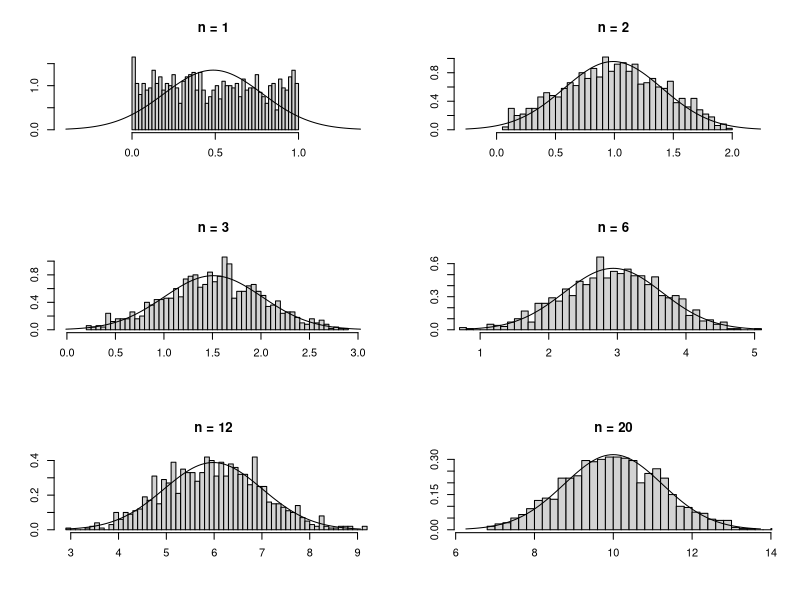

Here is the R script that generated this plot:
## ---- chunk 1
trials <- 1000

getsum <- function(n, trials) {
  sum <- rep(0, trials)
  for (i in 1:trials) {
    x <- runif(n,0,1)
    sum[i] <- sum(x)
  }
  return(sum)
}

par(mfrow=c(3,2))

n <- 1
sum <- getsum(n, trials)
hist(sum, breaks=50, xlim=c(mean(sum)-3*sd(sum),mean(sum)+3*sd(sum)), 
     prob=TRUE, xlab="", ylab="", main="n = 1")
curve(dnorm(x, mean=mean(sum), sd=sd(sum)),add=TRUE)

n <- 2
sum <- getsum(n, trials)
hist(sum, breaks=50, xlim=c(mean(sum)-3*sd(sum),mean(sum)+3*sd(sum)), 
     prob=TRUE, xlab="", ylab="", main="n = 2")
curve(dnorm(x, mean=mean(sum), sd=sd(sum)),add=TRUE)

n <- 3
sum <- getsum(n, trials)
hist(sum, breaks=50, xlim=c(mean(sum)-3*sd(sum),mean(sum)+3*sd(sum)), 
     prob=TRUE, xlab="", ylab="", main="n = 3")
curve(dnorm(x, mean=mean(sum), sd=sd(sum)),add=TRUE)

n <- 6
sum <- getsum(n, trials)
hist(sum, breaks=50, xlim=c(mean(sum)-3*sd(sum),mean(sum)+3*sd(sum)), 
     prob=TRUE, xlab="", ylab="", main="n = 6")
curve(dnorm(x, mean=mean(sum), sd=sd(sum)),add=TRUE)

n <- 12
sum <- getsum(n, trials)
hist(sum, breaks=50, xlim=c(mean(sum)-3*sd(sum),mean(sum)+3*sd(sum)), 
     prob=TRUE, xlab="", ylab="", main="n = 12")
curve(dnorm(x, mean=mean(sum), sd=sd(sum)),add=TRUE)

n <- 20
sum <- getsum(n, trials)
hist(sum, breaks=50, xlim=c(mean(sum)-3*sd(sum),mean(sum)+3*sd(sum)), 
     prob=TRUE, xlab="", ylab="", main="n = 20")
curve(dnorm(x, mean=mean(sum), sd=sd(sum)),add=TRUE)
